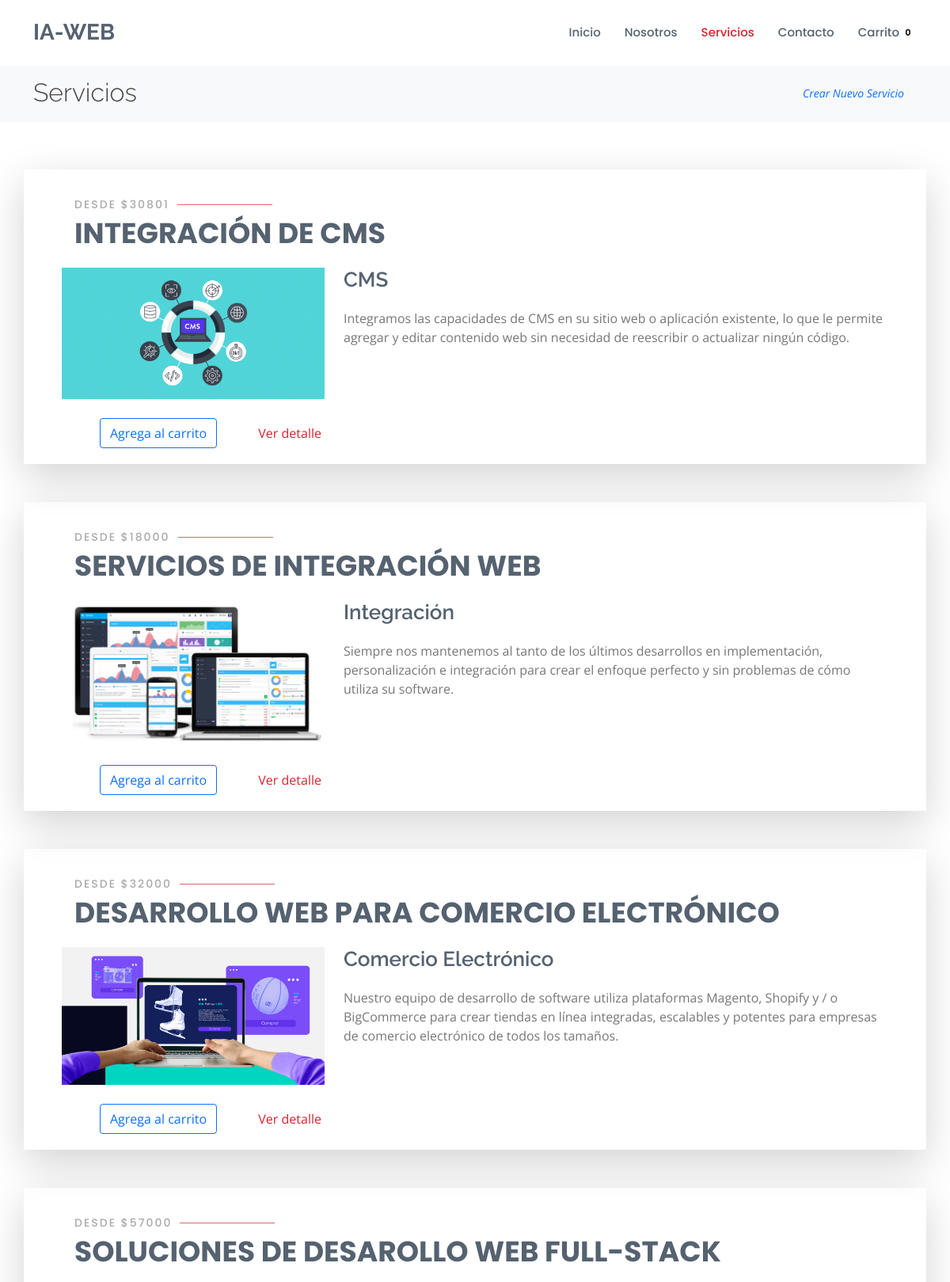
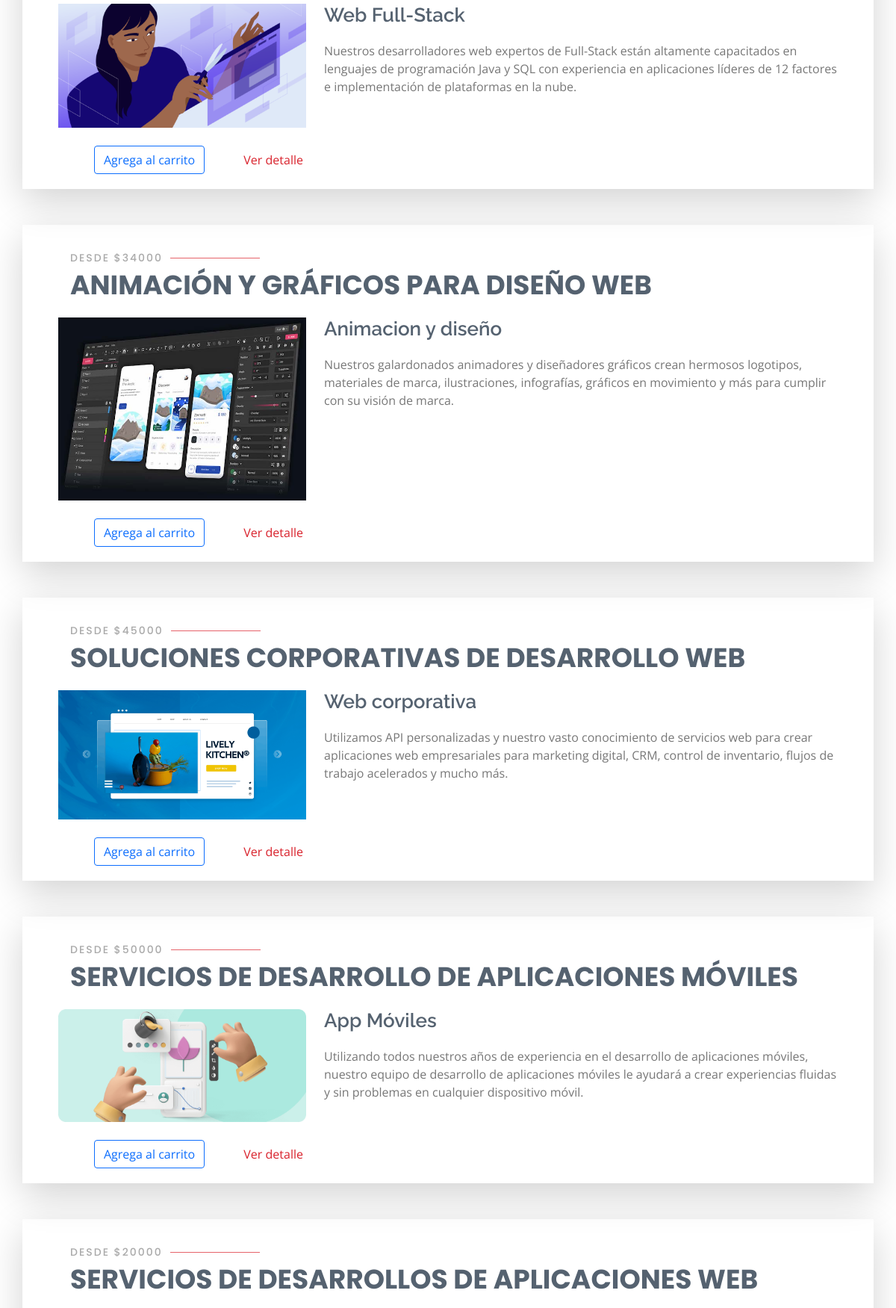
/services/ (signed in, upper part), run on the app's committed database (2 pictures, top to bottom).
### services/models.py (models this page shows, shortened)
class Service(models.Model):
    title = models.CharField(max_length=200, verbose_name='Titulo')
    subtitle = models.CharField(max_length=200, verbose_name='Subtítulo')
    content = RichTextUploadingField(verbose_name='Contenido')
    image = models.ImageField(upload_to='services', verbose_name="Imagen")
    pricing = models.IntegerField(verbose_name="Precio")
    created = models.DateTimeField(auto_now_add=True, verbose_name='Fecha de creación')
    updated = models.DateTimeField(auto_now=True, verbose_name='Fecha de modificación')
    class Meta:
        verbose_name = 'Servicio'
        verbose_name_plural = 'Servicios'
        ordering = ['-updated']

### services/views.py (the view)
# urls.py: path('',views.service_list, name='service_list'),
def service_list(request):
    services = Service.objects.all()
    return render(request, 'services/service_list.html', {'services':services})

### services/templates/services/service_list.html (shortened to what this page needs)
{% extends "core/base.html" %}
{% block content %}
{% load static %}
{% include 'services/menu_services.html' %}
<main id="main">
    <section id="features" class="features">
        {% for service in services %}
        <div class="container shadow-lg px-5 pb-3 mb-5">
            <div class="section-title p-3">
                <h2 class="pt-4">Desde ${{service.pricing}}</h2>
                <p>{{service.title}}</p>
            </div>
            <div class="row">
                <div class="col-lg-12 mt-4 mt-lg-0">
                    <div class="tab-content">
                        <div class="tab-pane active show" id="tab-1">
                            <div class="row">
                                <div class="col-lg-8 details order-2">
                                    <h3>{{service.subtitle}}</h3>
                                    {{service.content|safe}}
                                </div>
                                <div class="col-lg-4 text-center order-1 pb-4">
                                    <img src="{{service.image.url}}" alt="" class="img-fluid">
                                </div>
                            </div>
                        </div>
                    </div>
                </div>
            </div>
            <a class="btn btn-outline-primary mb-1 mx-5"onclick='agregaCarrito({{service.id}})' >Agrega al carrito</a>
            {% if request.user.is_staff %}
                    <a href="{% url 'services:update' service.id %}">Ver detalle</a>
            {% endif %}
        </div>
        {% endfor %}
    </section>
</main>
{% endblock %}

### core/static/core/css/style.css (style rules this page uses)
body { font-family: "Open Sans", sans-serif; color: #444444; }
a { text-decoration: none; color: #d9232d; }
h1, h2, h3, h4, h5, h6 { font-family: "Raleway", sans-serif; }
section { padding: 60px 0; overflow: hidden; }
.section-title { padding-bottom: 40px; }
.section-title h2 { font-size: 14px; font-weight: 500; padding: 0; line-height: 1px; margin: 0 0 5px 0; letter-spacing: 2px; text-transform: uppercase; color: #aaaaaa; font-family: "Poppins", sans-serif; }
.section-title h2::after { content: ""; width: 120px; height: 1px; display: inline-block; background: #e6636a; margin: 4px 10px; }
.section-title p { margin: 0; margin: 0; font-size: 36px; font-weight: 700; text-transform: uppercase; font-family: "Poppins", sans-serif; color: #556270; }
.features { overflow: hidden; }
.features .tab-pane.active { -webkit-animation: fadeIn 0.5s ease-out; animation: fadeIn 0.5s ease-out; }
.features .details h3 { font-size: 26px; font-weight: 600; margin-bottom: 20px; color: #556270; }
.features .details p { color: #777777; }
.features .details p:last-child { margin-bottom: 0; }

### data on the page
Service: pricing "30801", title "INTEGRACIÓN DE CMS", subtitle "CMS", content "Integramos las capacidades de CMS en su sitio web o aplicación existente, lo que le permite agregar y editar contenido web sin necesidad de reescribir o actualizar ningún código.", image (picture), shows "Ver detalle"
Service: pricing "18000", title "SERVICIOS DE INTEGRACIÓN WEB", subtitle "Integración", content "Siempre nos mantenemos al tanto de los últimos desarrollos en implementación, personalización e integración para crear el enfoque perfecto y sin problemas de cómo utiliza su software.", image (picture), shows "Ver detalle"
Service: pricing "32000", title "DESARROLLO WEB PARA COMERCIO ELECTRÓNICO", subtitle "Comercio Electrónico", content "Nuestro equipo de desarrollo de software utiliza plataformas Magento, Shopify y / o BigCommerce para crear tiendas en línea integradas, escalables y potentes para empresas de comercio electrónico de todos los tamaños.", image (picture), shows "Ver detalle"
Service: pricing "57000", title "SOLUCIONES DE DESAROLLO WEB FULL-STACK", subtitle "Web Full-Stack", content "Nuestros desarrolladores web expertos de Full-Stack están altamente capacitados en lenguajes de programación Java y SQL con experiencia en aplicaciones líderes de 12 factores e implementación de plataformas en la nube.", image (picture), shows "Ver detalle"
Service: pricing "34000", title "ANIMACIÓN Y GRÁFICOS PARA DISEÑO WEB", subtitle "Animacion y diseño", content "Nuestros galardonados animadores y diseñadores gráficos crean hermosos logotipos, materiales de marca, ilustraciones, infografías, gráficos en movimiento y más para cumplir con su visión de marca.", image (picture), shows "Ver detalle"
Service: pricing "45000", title "SOLUCIONES CORPORATIVAS DE DESARROLLO WEB", subtitle "Web corporativa", content "Utilizamos API personalizadas y nuestro vasto conocimiento de servicios web para crear aplicaciones web empresariales para marketing digital, CRM, control de inventario, flujos de trabajo acelerados y mucho más.", image (picture), shows "Ver detalle"
Service: pricing "50000", title "SERVICIOS DE DESARROLLO DE APLICACIONES MÓVILES", subtitle "App Móviles", content "Utilizando todos nuestros años de experiencia en el desarrollo de aplicaciones móviles, nuestro equipo de desarrollo de aplicaciones móviles le ayudará a crear experiencias fluidas y sin problemas en cualquier dispositivo móvil.", image (picture), shows "Ver detalle"
Service: pricing "20000", title "SERVICIOS DE DESARROLLOS DE APLICACIONES WEB"
